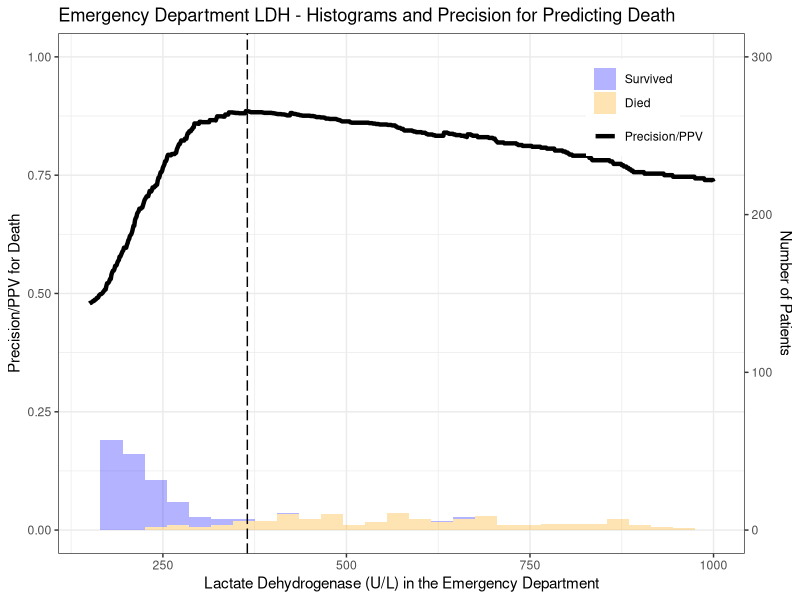

Recreate this plot in R.
# Modified script for creating Fig2-like plots from other data we've collected
# Barish, M., Bolourani, S., Lau, L.F. et al. 
# External validation demonstrates limited clinical utility of the interpretable mortality prediction model for patients with COVID-19. 
# Nat Mach Intell 3, 25–27 (2021). https://doi.org/10.1038/s42256-020-00254-2

# Requires running process_raw.R

require(ggplot2)
require(gridExtra)

# change dataset here
df = data.frame(read.csv('data/Tongji_375_CN.csv'))

df['Died'] = df['outcome'] == 1

ldh_min = 150
ldh_max = 1000

threshold_data = array(numeric(), c(0, 2))
for (ldh_thresh in seq(ldh_min, ldh_max)){
  df_c = df
  df_c$Pred = df_c$LDH_last >= ldh_thresh
  df_pred_pos = df_c[df_c['Pred'] == TRUE, ]
  
  num_tps = nrow(df_pred_pos[df_pred_pos$Died == TRUE, ])
  num_fps = nrow(df_pred_pos[df_pred_pos$Died == FALSE, ])
  ppv = num_tps / (num_tps + num_fps)
  threshold_data = rbind(threshold_data, c(ldh_thresh, ppv))
}

threshold_data = data.frame(threshold_data)
colnames(threshold_data) = c('LDH_last', 'PPV')

hist_scale_factor = 300

ggplot() + 
  geom_line(data=threshold_data, aes(x=LDH_last, y=PPV, color='Precision/PPV'), size=1.5) +
  scale_color_manual(values=c('black')) +
  geom_histogram(data=df, aes(x=LDH_last, fill=Died, ..count../hist_scale_factor), binwidth=30, alpha=0.3) +
  scale_fill_manual(name='Outcome', labels=c('Survived', 'Died'), values=c('blue', 'orange')) +
  scale_y_continuous(limits=c(0, 1), sec.axis = sec_axis(~ . *hist_scale_factor, name='Number of Patients')) +
  xlim(ldh_min, ldh_max) +
  geom_vline(xintercept = 365, linetype='longdash') +
  ggtitle('Emergency Department LDH - Histograms and Precision for Predicting Death') +
  xlab('Lactate Dehydrogenase (U/L) in the Emergency Department') +

  ylab('Precision/PPV for Death') +
  theme_bw() +
  theme(legend.justification=c(1,1), legend.title=element_blank(), legend.position=c(0.95,0.95), legend.spacing.y = unit(-0.15, "cm"))

